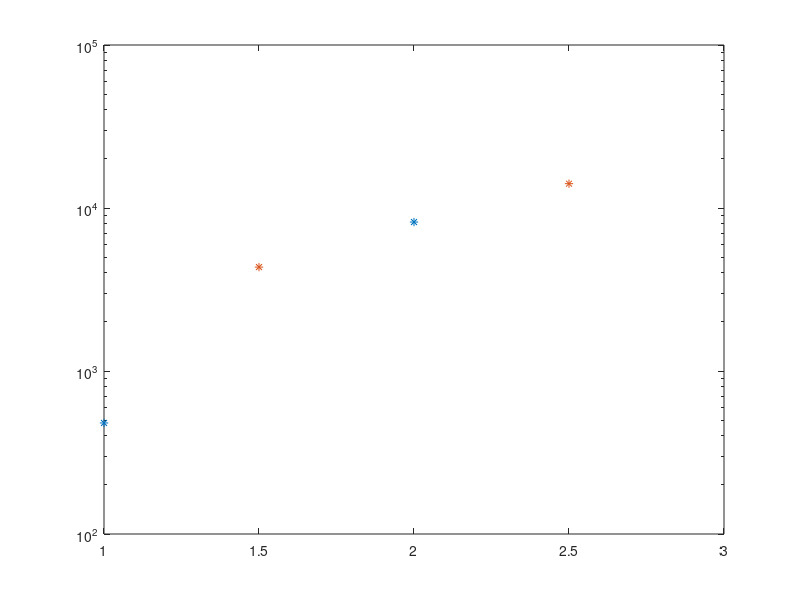

MATLAB code for this plot: (Note: this script raises an error after producing the figure.)
% Test filter bank design for EVERTims JUCE Audio plugin: either 10 or 3
% band filter banks, composed of low pass filters recursively applied to
% the input signal to exctract (recursively then) the frequency bands of
% interest before applying freq-specific absorption gains.
%
% David Poirier-Quinot, IRCAM 2016

% add path
addpath(genpath(fullfile(fileparts(pwd),'src_common')));

%% Init
Fs = 44100;
Q = sqrt(2)/2; %sqrt(2)/(2-1);
peakGain = 0.0;
Fmax = 20000;

%% Generate "10 bands filter bank" Fc
N = 9; % all but the last one

% get Fc list (since we go for lowpass rather than bandpass, we need to 
% find the 'in-between' freq for each Fc of classical octave filter-bank
% NOTE FOR SELF: is it really 'linear in-betwen' we want?
Fc = 31.5; % in Hz
Fc_mid = [];
for i = 2:N;
    Fc = [Fc Fc(i-1)*2];
    Fc_mid(i-1) = ( Fc(i-1) + Fc(i) ) / 2;
end
Fc_mid(i) = Fc(i) + (Fmax - Fc(i)) / 2;
% semilogy(Fc, '*'); hold on, semilogy([1:N]+0.5, Fc_mid, '*'); hold off, 
Fc = Fc_mid;

%% Generate "3 bands filter bank" Fc
N = 2; % all but the last one

Fc = [480, 8200]; % in Hz
Fc_mid = [];
for i = 2:N;
    Fc_mid(i-1) = ( Fc(i-1) + Fc(i) ) / 2;
end
Fc_mid(i) = Fc(i) + (Fmax - Fc(i)) / 2;
semilogy(Fc, '*'); hold on, semilogy([1:N]+0.5, Fc_mid, '*'); hold off, 
Fc = Fc_mid;

%% Create filters

% create filters
AB = [];
type = 'lowpass';
for i = 1:N;
    [a0, a1, a2, b1, b2] = calcBiquad(type, Fc(i), Fs, Q, peakGain);
    AB(i, 1:6) = [a0, a1, a2, 1, b1, b2];
end

% plot filters
clf, colorList = {'red', 'blue'};
for i = 1:N;
    freqz(AB(i, 1:3),AB(i, 4:6)); hold on, 
    lines = findall(gcf,'type','line');
    set(lines(1),'color',colorList{mod(i,length(colorList))+1} );
end
% set x axis log scale
ax = findall(gcf, 'Type', 'axes');
set(ax, 'XScale', 'log');
set(ax, 'YLim', [-10 10]);

%% Simulate filtering

% create stimulus
clf
x = rand(44100, 1)-0.5;

% filter stimulus, emulate per-band energy loss
G = 1.0*ones(N+1,1);
% G(3) = 1;
x_rest = x; y = zeros(size(x));
for i = 1:N;
    x_filt = filter(AB(i, 1:3),AB(i, 4:6), x_rest);
    y = y + x_filt * G(i);
%     simpleFFT(x_filt, Fs); input('');
    x_rest = x_rest - x_filt;
end
% last band
x_filt = x_rest;
% simpleFFT(x_filt, Fs); input('');
y = y + x_filt * G(i+1);

% plot IO
subplot(3,2,1), plot(x); title('in')
subplot(3,2,2), simpleFFT(x, Fs); title('in (freq)')
subplot(3,2,3), plot(y); title('out')
subplot(3,2,4), simpleFFT(y, Fs); title('out (freq)')
subplot(3,2,5), plot(y-x); title('diff')
subplot(3,2,6), simpleFFT(y-x, Fs); title('diff (freq)')

% compare output / input
p = audioplayer([x y], Fs);
play(p);